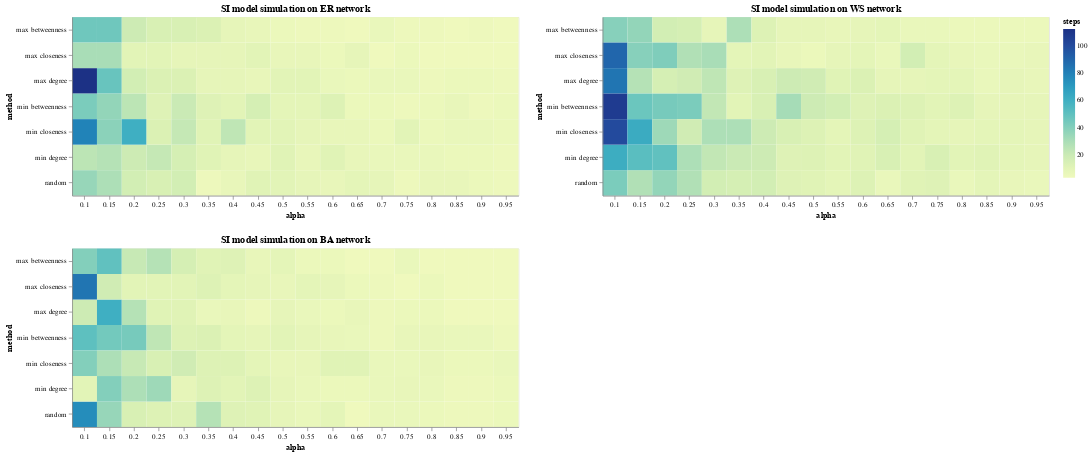

The notebook cell saved with this chart:
### Code cell
def create_heatmap(df: pd.DataFrame, G: Graph):
  """
  Creates a heatmap of the number of steps needed to infect all nodes for each combination of alpha and method.

  Parameters
  ----------
  df : pandas.DataFrame
    The dataframe containing the results of the simulations.
  graph : int
    The index of the graph to be plotted.

  Returns
  -------
  altair.Chart
    The heatmap.
  """

  return alt.Chart(df[df['graph'] == G]).mark_rect().encode(
    x = alt.X('alpha:O', title='alpha', axis=alt.Axis(labelAngle=0)),
    y = alt.Y('method:O', title='method'),
    color = alt.Color('steps:Q', title='steps')
  ).properties(
    width=600,
    height=240,
    title=f'SI model simulation on {G} network'
  )

(create_heatmap(df, 'ER') & create_heatmap(df, 'BA')) | create_heatmap(df, 'WS')

### Figure 1 — Vega-Lite specification as saved in the notebook (floating-point values rounded to 4 significant figures)
{"config": {"view": {"continuousWidth": 300, "continuousHeight": 300}}, "hconcat": [{"vconcat": [{"data": {"name": "data-0d27f244ec0e343953ebcc440aad7907"}, "mark": {"type": "rect"}, "encoding": {"color": {"field": "steps", "title": "steps", "type": "quantitative"}, "x": {"axis": {"labelAngle": 0}, "field": "alpha", "title": "alpha", "type": "ordinal"}, "y": {"field": "method", "title": "method", "type": "ordinal"}}, "height": 240, "title": "SI model simulation on ER network", "width": 600}, {"data": {"name": "data-b9b4f791356befdf4d27be052f926814"}, "mark": {"type": "rect"}, "encoding": {"color": {"field": "steps", "title": "steps", "type": "quantitative"}, "x": {"axis": {"labelAngle": 0}, "field": "alpha", "title": "alpha", "type": "ordinal"}, "y": {"field": "method", "title": "method", "type": "ordinal"}}, "height": 240, "title": "SI model simulation on BA network", "width": 600}]}, {"data": {"name": "data-6db115544862a8461908956def81f6ee"}, "mark": {"type": "rect"}, "encoding": {"color": {"field": "steps", "title": "steps", "type": "quantitative"}, "x": {"axis": {"labelAngle": 0}, "field": "alpha", "title": "alpha", "type": "ordinal"}, "y": {"field": "method", "title": "method", "type": "ordinal"}}, "height": 240, "title": "SI model simulation on WS network", "width": 600}], "$schema": "https://vega.github.io/schema/vega-lite/v5.15.1.json", "datasets": {"data-0d27f244ec0e343953ebcc440aad7907": [{"steps": 35, "graph": "ER", "alpha": 0.1, "method": "random"}, {"steps": 112, "graph": "ER", "alpha": 0.1, "method": "max degree"}, {"steps": 25, "graph": "ER", "alpha": 0.1, "method": "min degree"}, {"steps": 45, "graph": "ER", "alpha": 0.1, "method": "max betweenness"}, {"steps": 42, "graph": "ER", "alpha": 0.1, "method": "min betweenness"}, {"steps": 30, "graph": "ER", "alpha": 0.1, "method": "max closeness"}, {"steps": 79, "graph": "ER", "alpha": 0.1, "method": "min closeness"}, {"steps": 29, "graph": "ER", "alpha": 0.15, "method": "random"}, {"steps": 47, "graph": "ER", "alpha": 0.15, "method": "max degree"}, {"steps": 27, "graph": "ER", "alpha": 0.15, "method": "min degree"}, {"steps": 45, "graph": "ER", "alpha": 0.15, "method": "max betweenness"}, {"steps": 36, "graph": "ER", "alpha": 0.15, "method": "min betweenness"}, {"steps": 30, "graph": "ER", "alpha": 0.15, "method": "max closeness"}, {"steps": 38, "graph": "ER", "alpha": 0.15, "method": "min closeness"}, {"steps": 17, "graph": "ER", "alpha": 0.2, "method": "random"}, {"steps": 17, "graph": "ER", "alpha": 0.2, "method": "max degree"}, {"steps": 19, "graph": "ER", "alpha": 0.2, "method": "min degree"}, {"steps": 19, "graph": "ER", "alpha": 0.2, "method": "max betweenness"}, {"steps": 25, "graph": "ER", "alpha": 0.2, "method": "min betweenness"}, {"steps": 10, "graph": "ER", "alpha": 0.2, "method": "max closeness"}, {"steps": 60, "graph": "ER", "alpha": 0.2, "method": "min closeness"}, {"steps": 15, "graph": "ER", "alpha": 0.25, "method": "random"}, {"steps": 14, "graph": "ER", "alpha": 0.25, "method": "max degree"}, {"steps": 22, "graph": "ER", "alpha": 0.25, "method": "min degree"}, {"steps": 15, "graph": "ER", "alpha": 0.25, "method": "max betweenness"}, {"steps": 12, "graph": "ER", "alpha": 0.25, "method": "min betweenness"}, {"steps": 10, "graph": "ER", "alpha": 0.25, "method": "max closeness"}, {"steps": 14, "graph": "ER", "alpha": 0.25, "method": "min closeness"}, {"steps": 17, "graph": "ER", "alpha": 0.3, "method": "random"}, {"steps": 14, "graph": "ER", "alpha": 0.3, "method": "max degree"}, {"steps": 16, "graph": "ER", "alpha": 0.3, "method": "min degree"}, {"steps": 15, "graph": "ER", "alpha": 0.3, "method": "max betweenness"}, {"steps": 20, "graph": "ER", "alpha": 0.3, "method": "min betweenness"}, {"steps": 8, "graph": "ER", "alpha": 0.3, "method": "max closeness"}, {"steps": 22, "graph": "ER", "alpha": 0.3, "method": "min closeness"}, {"steps": 4, "graph": "ER", "alpha": 0.35, "method": "random"}, {"steps": 8, "graph": "ER", "alpha": 0.35, "method": "max degree"}, {"steps": 11, "graph": "ER", "alpha": 0.35, "method": "min degree"}, {"steps": 14, "graph": "ER", "alpha": 0.35, "method": "max betweenness"}, {"steps": 12, "graph": "ER", "alpha": 0.35, "method": "min betweenness"}, {"steps": 8, "graph": "ER", "alpha": 0.35, "method": "max closeness"}, {"steps": 11, "graph": "ER", "alpha": 0.35, "method": "min closeness"}, {"steps": 7, "graph": "ER", "alpha": 0.4, "method": "random"}, {"steps": 8, "graph": "ER", "alpha": 0.4, "method": "max degree"}, {"steps": 8, "graph": "ER", "alpha": 0.4, "method": "min degree"}, {"steps": 8, "graph": "ER", "alpha": 0.4, "method": "max betweenness"}, {"steps": 10, "graph": "ER", "alpha": 0.4, "method": "min betweenness"}, {"steps": 8, "graph": "ER", "alpha": 0.4, "method": "max closeness"}, {"steps": 24, "graph": "ER", "alpha": 0.4, "method": "min closeness"}, {"steps": 11, "graph": "ER", "alpha": 0.45, "method": "random"}, {"steps": 7, "graph": "ER", "alpha": 0.45, "method": "max degree"}, {"steps": 7, "graph": "ER", "alpha": 0.45, "method": "min degree"}, {"steps": 7, "graph": "ER", "alpha": 0.45, "method": "max betweenness"}, {"steps": 16, "graph": "ER", "alpha": 0.45, "method": "min betweenness"}, {"steps": 10, "graph": "ER", "alpha": 0.45, "method": "max closeness"}, {"steps": 10, "graph": "ER", "alpha": 0.45, "method": "min closeness"}, {"steps": 10, "graph": "ER", "alpha": 0.5, "method": "random"}, {"steps": 10, "graph": "ER", "alpha": 0.5, "method": "max degree"}, {"steps": 11, "graph": "ER", "alpha": 0.5, "method": "min degree"}, {"steps": 5, "graph": "ER", "alpha": 0.5, "method": "max betweenness"}, {"steps": 9, "graph": "ER", "alpha": 0.5, "method": "min betweenness"}, {"steps": 7, "graph": "ER", "alpha": 0.5, "method": "max closeness"}, {"steps": 10, "graph": "ER", "alpha": 0.5, "method": "min closeness"}, {"steps": 8, "graph": "ER", "alpha": 0.55, "method": "random"}, {"steps": 10, "graph": "ER", "alpha": 0.55, "method": "max degree"}, {"steps": 7, "graph": "ER", "alpha": 0.55, "method": "min degree"}, {"steps": 4, "graph": "ER", "alpha": 0.55, "method": "max betweenness"}, {"steps": 9, "graph": "ER", "alpha": 0.55, "method": "min betweenness"}, {"steps": 7, "graph": "ER", "alpha": 0.55, "method": "max closeness"}, {"steps": 8, "graph": "ER", "alpha": 0.55, "method": "min closeness"}, {"steps": 7, "graph": "ER", "alpha": 0.6, "method": "random"}, {"steps": 6, "graph": "ER", "alpha": 0.6, "method": "max degree"}, {"steps": 11, "graph": "ER", "alpha": 0.6, "method": "min degree"}, {"steps": 4, "graph": "ER", "alpha": 0.6, "method": "max betweenness"}, {"steps": 13, "graph": "ER", "alpha": 0.6, "method": "min betweenness"}, {"steps": 5, "graph": "ER", "alpha": 0.6, "method": "max closeness"}, {"steps": 7, "graph": "ER", "alpha": 0.6, "method": "min closeness"}, {"steps": 9, "graph": "ER", "alpha": 0.65, "method": "random"}, {"steps": 5, "graph": "ER", "alpha": 0.65, "method": "max degree"}, {"steps": 7, "graph": "ER", "alpha": 0.65, "method": "min degree"}, {"steps": 3, "graph": "ER", "alpha": 0.65, "method": "max betweenness"}, {"steps": 5, "graph": "ER", "alpha": 0.65, "method": "min betweenness"}, {"steps": 8, "graph": "ER", "alpha": 0.65, "method": "max closeness"}, {"steps": 7, "graph": "ER", "alpha": 0.65, "method": "min closeness"}, {"steps": 8, "graph": "ER", "alpha": 0.7, "method": "random"}, {"steps": 6, "graph": "ER", "alpha": 0.7, "method": "max degree"}, {"steps": 6, "graph": "ER", "alpha": 0.7, "method": "min degree"}, {"steps": 6, "graph": "ER", "alpha": 0.7, "method": "max betweenness"}, {"steps": 5, "graph": "ER", "alpha": 0.7, "method": "min betweenness"}, {"steps": 3, "graph": "ER", "alpha": 0.7, "method": "max closeness"}, {"steps": 5, "graph": "ER", "alpha": 0.7, "method": "min closeness"}, {"steps": 4, "graph": "ER", "alpha": 0.75, "method": "random"}, {"steps": 6, "graph": "ER", "alpha": 0.75, "method": "max degree"}, {"steps": 6, "graph": "ER", "alpha": 0.75, "method": "min degree"}, {"steps": 4, "graph": "ER", "alpha": 0.75, "method": "max betweenness"}, {"steps": 4, "graph": "ER", "alpha": 0.75, "method": "min betweenness"}, {"steps": 5, "graph": "ER", "alpha": 0.75, "method": "max closeness"}, {"steps": 10, "graph": "ER", "alpha": 0.75, "method": "min closeness"}, {"steps": 7, "graph": "ER", "alpha": 0.8, "method": "random"}, {"steps": 4, "graph": "ER", "alpha": 0.8, "method": "max degree"}, {"steps": 6, "graph": "ER", "alpha": 0.8, "method": "min degree"}, {"steps": 4, "graph": "ER", "alpha": 0.8, "method": "max betweenness"}, {"steps": 5, "graph": "ER", "alpha": 0.8, "method": "min betweenness"}, {"steps": 3, "graph": "ER", "alpha": 0.8, "method": "max closeness"}, {"steps": 5, "graph": "ER", "alpha": 0.8, "method": "min closeness"}, {"steps": 7, "graph": "ER", "alpha": 0.85, "method": "random"}, {"steps": 5, "graph": "ER", "alpha": 0.85, "method": "max degree"}, {"steps": 5, "graph": "ER", "alpha": 0.85, "method": "min degree"}, {"steps": 3, "graph": "ER", "alpha": 0.85, "method": "max betweenness"}, {"steps": 7, "graph": "ER", "alpha": 0.85, "method": "min betweenness"}, {"steps": 3, "graph": "ER", "alpha": 0.85, "method": "max closeness"}, {"steps": 6, "graph": "ER", "alpha": 0.85, "method": "min closeness"}, {"steps": 5, "graph": "ER", "alpha": 0.9, "method": "random"}, {"steps": 5, "graph": "ER", "alpha": 0.9, "method": "max degree"}, {"steps": 5, "graph": "ER", "alpha": 0.9, "method": "min degree"}, {"steps": 4, "graph": "ER", "alpha": 0.9, "method": "max betweenness"}, {"steps": 4, "graph": "ER", "alpha": 0.9, "method": "min betweenness"}, {"steps": 3, "graph": "ER", "alpha": 0.9, "method": "max closeness"}, {"steps": 6, "graph": "ER", "alpha": 0.9, "method": "min closeness"}, {"steps": 4, "graph": "ER", "alpha": 0.95, "method": "random"}, {"steps": 4, "graph": "ER", "alpha": 0.95, "method": "max degree"}, {"steps": 4, "graph": "ER", "alpha": 0.95, "method": "min degree"}, {"steps": 3, "graph": "ER", "alpha": 0.95, "method": "max betweenness"}, {"steps": 5, "graph": "ER", "alpha": 0.95, "method": "min betweenness"}, {"steps": 3, "graph": "ER", "alpha": 0.95, "method": "max closeness"}, {"steps": 5, "graph": "ER", "alpha": 0.95, "method": "min closeness"}], "data-b9b4f791356befdf4d27be052f926814": [{"steps": 75, "graph": "BA", "alpha": 0.1, "method": "random"}, {"steps": 19, "graph": "BA", "alpha": 0.1, "method": "max degree"}, {"steps": 10, "graph": "BA", "alpha": 0.1, "method": "min degree"}, {"steps": 40, "graph": "BA", "alpha": 0.1, "method": "max betweenness"}, {"steps": 50, "graph": "BA", "alpha": 0.1, "method": "min betweenness"}, {"steps": 84, "graph": "BA", "alpha": 0.1, "method": "max closeness"}, {"steps": 40, "graph": "BA", "alpha": 0.1, "method": "min closeness"}, {"steps": 35, "graph": "BA", "alpha": 0.15, "method": "random"}, {"steps": 60, "graph": "BA", "alpha": 0.15, "method": "max degree"}, {"steps": 40, "graph": "BA", "alpha": 0.15, "method": "min degree"}, {"steps": 49, "graph": "BA", "alpha": 0.15, "method": "max betweenness"}, {"steps": 44, "graph": "BA", "alpha": 0.15, "method": "min betweenness"}, {"steps": 18, "graph": "BA", "alpha": 0.15, "method": "max closeness"}, {"steps": 29, "graph": "BA", "alpha": 0.15, "method": "min closeness"}, {"steps": 15, "graph": "BA", "alpha": 0.2, "method": "random"}, {"steps": 27, "graph": "BA", "alpha": 0.2, "method": "max degree"}, {"steps": 29, "graph": "BA", "alpha": 0.2, "method": "min degree"}, {"steps": 21, "graph": "BA", "alpha": 0.2, "method": "max betweenness"}, {"steps": 43, "graph": "BA", "alpha": 0.2, "method": "min betweenness"}, {"steps": 10, "graph": "BA", "alpha": 0.2, "method": "max closeness"}, {"steps": 21, "graph": "BA", "alpha": 0.2, "method": "min closeness"}, {"steps": 13, "graph": "BA", "alpha": 0.25, "method": "random"}, {"steps": 11, "graph": "BA", "alpha": 0.25, "method": "max degree"}, {"steps": 33, "graph": "BA", "alpha": 0.25, "method": "min degree"}, {"steps": 27, "graph": "BA", "alpha": 0.25, "method": "max betweenness"}, {"steps": 24, "graph": "BA", "alpha": 0.25, "method": "min betweenness"}, {"steps": 10, "graph": "BA", "alpha": 0.25, "method": "max closeness"}, {"steps": 15, "graph": "BA", "alpha": 0.25, "method": "min closeness"}, {"steps": 12, "graph": "BA", "alpha": 0.3, "method": "random"}, {"steps": 11, "graph": "BA", "alpha": 0.3, "method": "max degree"}, {"steps": 8, "graph": "BA", "alpha": 0.3, "method": "min degree"}, {"steps": 16, "graph": "BA", "alpha": 0.3, "method": "max betweenness"}, {"steps": 13, "graph": "BA", "alpha": 0.3, "method": "min betweenness"}, {"steps": 10, "graph": "BA", "alpha": 0.3, "method": "max closeness"}, {"steps": 18, "graph": "BA", "alpha": 0.3, "method": "min closeness"}, {"steps": 27, "graph": "BA", "alpha": 0.35, "method": "random"}, {"steps": 6, "graph": "BA", "alpha": 0.35, "method": "max degree"}, {"steps": 13, "graph": "BA", "alpha": 0.35, "method": "min degree"}, {"steps": 11, "graph": "BA", "alpha": 0.35, "method": "max betweenness"}, {"steps": 14, "graph": "BA", "alpha": 0.35, "method": "min betweenness"}, {"steps": 13, "graph": "BA", "alpha": 0.35, "method": "max closeness"}, {"steps": 13, "graph": "BA", "alpha": 0.35, "method": "min closeness"}, {"steps": 12, "graph": "BA", "alpha": 0.4, "method": "random"}, {"steps": 7, "graph": "BA", "alpha": 0.4, "method": "max degree"}, {"steps": 10, "graph": "BA", "alpha": 0.4, "method": "min degree"}, {"steps": 12, "graph": "BA", "alpha": 0.4, "method": "max betweenness"}, {"steps": 9, "graph": "BA", "alpha": 0.4, "method": "min betweenness"}, {"steps": 9, "graph": "BA", "alpha": 0.4, "method": "max closeness"}, {"steps": 13, "graph": "BA", "alpha": 0.4, "method": "min closeness"}, {"steps": 11, "graph": "BA", "alpha": 0.45, "method": "random"}, {"steps": 4, "graph": "BA", "alpha": 0.45, "method": "max degree"}, {"steps": 13, "graph": "BA", "alpha": 0.45, "method": "min degree"}, {"steps": 7, "graph": "BA", "alpha": 0.45, "method": "max betweenness"}, {"steps": 8, "graph": "BA", "alpha": 0.45, "method": "min betweenness"}, {"steps": 8, "graph": "BA", "alpha": 0.45, "method": "max closeness"}, {"steps": 9, "graph": "BA", "alpha": 0.45, "method": "min closeness"}, {"steps": 8, "graph": "BA", "alpha": 0.5, "method": "random"}, {"steps": 8, "graph": "BA", "alpha": 0.5, "method": "max degree"}, {"steps": 8, "graph": "BA", "alpha": 0.5, "method": "min degree"}, {"steps": 9, "graph": "BA", "alpha": 0.5, "method": "max betweenness"}, {"steps": 10, "graph": "BA", "alpha": 0.5, "method": "min betweenness"}, {"steps": 7, "graph": "BA", "alpha": 0.5, "method": "max closeness"}, {"steps": 7, "graph": "BA", "alpha": 0.5, "method": "min closeness"}, {"steps": 6, "graph": "BA", "alpha": 0.55, "method": "random"}, {"steps": 6, "graph": "BA", "alpha": 0.55, "method": "max degree"}, {"steps": 6, "graph": "BA", "alpha": 0.55, "method": "min degree"}, {"steps": 5, "graph": "BA", "alpha": 0.55, "method": "max betweenness"}, {"steps": 8, "graph": "BA", "alpha": 0.55, "method": "min betweenness"}, {"steps": 9, "graph": "BA", "alpha": 0.55, "method": "max closeness"}, {"steps": 7, "graph": "BA", "alpha": 0.55, "method": "min closeness"}, {"steps": 9, "graph": "BA", "alpha": 0.6, "method": "random"}, {"steps": 5, "graph": "BA", "alpha": 0.6, "method": "max degree"}, {"steps": 5, "graph": "BA", "alpha": 0.6, "method": "min degree"}, {"steps": 5, "graph": "BA", "alpha": 0.6, "method": "max betweenness"}, {"steps": 7, "graph": "BA", "alpha": 0.6, "method": "min betweenness"}, {"steps": 8, "graph": "BA", "alpha": 0.6, "method": "max closeness"}, {"steps": 11, "graph": "BA", "alpha": 0.6, "method": "min closeness"}, {"steps": 3, "graph": "BA", "alpha": 0.65, "method": "random"}, {"steps": 7, "graph": "BA", "alpha": 0.65, "method": "max degree"}, {"steps": 5, "graph": "BA", "alpha": 0.65, "method": "min degree"}, {"steps": 3, "graph": "BA", "alpha": 0.65, "method": "max betweenness"}, {"steps": 6, "graph": "BA", "alpha": 0.65, "method": "min betweenness"}, {"steps": 5, "graph": "BA", "alpha": 0.65, "method": "max closeness"}, {"steps": 11, "graph": "BA", "alpha": 0.65, "method": "min closeness"}, {"steps": 6, "graph": "BA", "alpha": 0.7, "method": "random"}, {"steps": 4, "graph": "BA", "alpha": 0.7, "method": "max degree"}, {"steps": 6, "graph": "BA", "alpha": 0.7, "method": "min degree"}, {"steps": 3, "graph": "BA", "alpha": 0.7, "method": "max betweenness"}, {"steps": 4, "graph": "BA", "alpha": 0.7, "method": "min betweenness"}, {"steps": 4, "graph": "BA", "alpha": 0.7, "method": "max closeness"}, {"steps": 6, "graph": "BA", "alpha": 0.7, "method": "min closeness"}, {"steps": 6, "graph": "BA", "alpha": 0.75, "method": "random"}, {"steps": 5, "graph": "BA", "alpha": 0.75, "method": "max degree"}, {"steps": 7, "graph": "BA", "alpha": 0.75, "method": "min degree"}, {"steps": 6, "graph": "BA", "alpha": 0.75, "method": "max betweenness"}, {"steps": 7, "graph": "BA", "alpha": 0.75, "method": "min betweenness"}, {"steps": 3, "graph": "BA", "alpha": 0.75, "method": "max closeness"}, {"steps": 6, "graph": "BA", "alpha": 0.75, "method": "min closeness"}, {"steps": 5, "graph": "BA", "alpha": 0.8, "method": "random"}, {"steps": 5, "graph": "BA", "alpha": 0.8, "method": "max degree"}, {"steps": 6, "graph": "BA", "alpha": 0.8, "method": "min degree"}, {"steps": 3, "graph": "BA", "alpha": 0.8, "method": "max betweenness"}, {"steps": 7, "graph": "BA", "alpha": 0.8, "method": "min betweenness"}, {"steps": 5, "graph": "BA", "alpha": 0.8, "method": "max closeness"}, {"steps": 7, "graph": "BA", "alpha": 0.8, "method": "min closeness"}, {"steps": 4, "graph": "BA", "alpha": 0.85, "method": "random"}, {"steps": 3, "graph": "BA", "alpha": 0.85, "method": "max degree"}, {"steps": 4, "graph": "BA", "alpha": 0.85, "method": "min degree"}, {"steps": 3, "graph": "BA", "alpha": 0.85, "method": "max betweenness"}, {"steps": 6, "graph": "BA", "alpha": 0.85, "method": "min betweenness"}, {"steps": 3, "graph": "BA", "alpha": 0.85, "method": "max closeness"}, {"steps": 5, "graph": "BA", "alpha": 0.85, "method": "min closeness"}, {"steps": 4, "graph": "BA", "alpha": 0.9, "method": "random"}, {"steps": 3, "graph": "BA", "alpha": 0.9, "method": "max degree"}, {"steps": 4, "graph": "BA", "alpha": 0.9, "method": "min degree"}, {"steps": 3, "graph": "BA", "alpha": 0.9, "method": "max betweenness"}, {"steps": 6, "graph": "BA", "alpha": 0.9, "method": "min betweenness"}, {"steps": 3, "graph": "BA", "alpha": 0.9, "method": "max closeness"}, {"steps": 5, "graph": "BA", "alpha": 0.9, "method": "min closeness"}, {"steps": 5, "graph": "BA", "alpha": 0.95, "method": "random"}, {"steps": 3, "graph": "BA", "alpha": 0.95, "method": "max degree"}, {"steps": 5, "graph": "BA", "alpha": 0.95, "method": "min degree"}, {"steps": 3, "graph": "BA", "alpha": 0.95, "method": "max betweenness"}, {"steps": 4, "graph": "BA", "alpha": 0.95, "method": "min betweenness"}, {"steps": 3, "graph": "BA", "alpha": 0.95, "method": "max closeness"}, {"steps": 6, "graph": "BA", "alpha": 0.95, "method": "min closeness"}], "data-6db115544862a8461908956def81f6ee": [{"steps": 42, "graph": "WS", "alpha": 0.1, "method": "random"}, {"steps": 84, "graph": "WS", "alpha": 0.1, "method": "max degree"}, {"steps": 61, "graph": "WS", "alpha": 0.1, "method": "min degree"}, {"steps": 39, "graph": "WS", "alpha": 0.1, "method": "max betweenness"}, {"steps": 107, "graph": "WS", "alpha": 0.1, "method": "min betweenness"}, {"steps": 89, "graph": "WS", "alpha": 0.1, "method": "max closeness"}, {"steps": 100, "graph": "WS", "alpha": 0.1, "method": "min closeness"}, {"steps": 28, "graph": "WS", "alpha": 0.15, "method": "random"}, {"steps": 27, "graph": "WS", "alpha": 0.15, "method": "max degree"}, {"steps": 51, "graph": "WS", "alpha": 0.15, "method": "min degree"}, {"steps": 36, "graph": "WS", "alpha": 0.15, "method": "max betweenness"}, {"steps": 46, "graph": "WS", "alpha": 0.15, "method": "min betweenness"}, {"steps": 39, "graph": "WS", "alpha": 0.15, "method": "max closeness"}, {"steps": 62, "graph": "WS", "alpha": 0.15, "method": "min closeness"}, {"steps": 36, "graph": "WS", "alpha": 0.2, "method": "random"}, {"steps": 16, "graph": "WS", "alpha": 0.2, "method": "max degree"}, {"steps": 49, "graph": "WS", "alpha": 0.2, "method": "min degree"}, {"steps": 17, "graph": "WS", "alpha": 0.2, "method": "max betweenness"}, {"steps": 43, "graph": "WS", "alpha": 0.2, "method": "min betweenness"}, {"steps": 41, "graph": "WS", "alpha": 0.2, "method": "max closeness"}, {"steps": 33, "graph": "WS", "alpha": 0.2, "method": "min closeness"}, {"steps": 28, "graph": "WS", "alpha": 0.25, "method": "random"}, {"steps": 18, "graph": "WS", "alpha": 0.25, "method": "max degree"}, {"steps": 29, "graph": "WS", "alpha": 0.25, "method": "min degree"}, {"steps": 16, "graph": "WS", "alpha": 0.25, "method": "max betweenness"}, {"steps": 42, "graph": "WS", "alpha": 0.25, "method": "min betweenness"}, {"steps": 28, "graph": "WS", "alpha": 0.25, "method": "max closeness"}, {"steps": 18, "graph": "WS", "alpha": 0.25, "method": "min closeness"}, {"steps": 17, "graph": "WS", "alpha": 0.3, "method": "random"}, {"steps": 24, "graph": "WS", "alpha": 0.3, "method": "max degree"}, {"steps": 23, "graph": "WS", "alpha": 0.3, "method": "min degree"}, {"steps": 8, "graph": "WS", "alpha": 0.3, "method": "max betweenness"}, {"steps": 23, "graph": "WS", "alpha": 0.3, "method": "min betweenness"}, {"steps": 30, "graph": "WS", "alpha": 0.3, "method": "max closeness"}, {"steps": 29, "graph": "WS", "alpha": 0.3, "method": "min closeness"}, {"steps": 16, "graph": "WS", "alpha": 0.35, "method": "random"}, {"steps": 12, "graph": "WS", "alpha": 0.35, "method": "max degree"}, {"steps": 20, "graph": "WS", "alpha": 0.35, "method": "min degree"}, {"steps": 29, "graph": "WS", "alpha": 0.35, "method": "max betweenness"}, {"steps": 10, "graph": "WS", "alpha": 0.35, "method": "min betweenness"}, {"steps": 9, "graph": "WS", "alpha": 0.35, "method": "max closeness"}, {"steps": 29, "graph": "WS", "alpha": 0.35, "method": "min closeness"}, {"steps": 17, "graph": "WS", "alpha": 0.4, "method": "random"}, {"steps": 15, "graph": "WS", "alpha": 0.4, "method": "max degree"}, {"steps": 19, "graph": "WS", "alpha": 0.4, "method": "min degree"}, {"steps": 13, "graph": "WS", "alpha": 0.4, "method": "max betweenness"}, {"steps": 15, "graph": "WS", "alpha": 0.4, "method": "min betweenness"}, {"steps": 10, "graph": "WS", "alpha": 0.4, "method": "max closeness"}, {"steps": 19, "graph": "WS", "alpha": 0.4, "method": "min closeness"}, {"steps": 12, "graph": "WS", "alpha": 0.45, "method": "random"}, {"steps": 19, "graph": "WS", "alpha": 0.45, "method": "max degree"}, {"steps": 12, "graph": "WS", "alpha": 0.45, "method": "min degree"}, {"steps": 8, "graph": "WS", "alpha": 0.45, "method": "max betweenness"}, {"steps": 31, "graph": "WS", "alpha": 0.45, "method": "min betweenness"}, {"steps": 7, "graph": "WS", "alpha": 0.45, "method": "max closeness"}, {"steps": 15, "graph": "WS", "alpha": 0.45, "method": "min closeness"}, {"steps": 11, "graph": "WS", "alpha": 0.5, "method": "random"}, {"steps": 18, "graph": "WS", "alpha": 0.5, "method": "max degree"}, {"steps": 13, "graph": "WS", "alpha": 0.5, "method": "min degree"}, {"steps": 8, "graph": "WS", "alpha": 0.5, "method": "max betweenness"}, {"steps": 19, "graph": "WS", "alpha": 0.5, "method": "min betweenness"}, {"steps": 5, "graph": "WS", "alpha": 0.5, "method": "max closeness"}, {"steps": 13, "graph": "WS", "alpha": 0.5, "method": "min closeness"}, {"steps": 9, "graph": "WS", "alpha": 0.55, "method": "random"}, {"steps": 11, "graph": "WS", "alpha": 0.55, "method": "max degree"}, {"steps": 10, "graph": "WS", "alpha": 0.55, "method": "min degree"}, {"steps": 7, "graph": "WS", "alpha": 0.55, "method": "max betweenness"}, {"steps": 17, "graph": "WS", "alpha": 0.55, "method": "min betweenness"}, {"steps": 8, "graph": "WS", "alpha": 0.55, "method": "max closeness"}, {"steps": 9, "graph": "WS", "alpha": 0.55, "method": "min closeness"}, {"steps": 13, "graph": "WS", "alpha": 0.6, "method": "random"}, {"steps": 14, "graph": "WS", "alpha": 0.6, "method": "max degree"}, {"steps": 11, "graph": "WS", "alpha": 0.6, "method": "min degree"}, {"steps": 8, "graph": "WS", "alpha": 0.6, "method": "max betweenness"}, {"steps": 12, "graph": "WS", "alpha": 0.6, "method": "min betweenness"}, {"steps": 9, "graph": "WS", "alpha": 0.6, "method": "max closeness"}, {"steps": 13, "graph": "WS", "alpha": 0.6, "method": "min closeness"}, {"steps": 6, "graph": "WS", "alpha": 0.65, "method": "random"}, {"steps": 8, "graph": "WS", "alpha": 0.65, "method": "max degree"}, {"steps": 15, "graph": "WS", "alpha": 0.65, "method": "min degree"}, {"steps": 9, "graph": "WS", "alpha": 0.65, "method": "max betweenness"}, {"steps": 14, "graph": "WS", "alpha": 0.65, "method": "min betweenness"}, {"steps": 6, "graph": "WS", "alpha": 0.65, "method": "max closeness"}, {"steps": 16, "graph": "WS", "alpha": 0.65, "method": "min closeness"}, {"steps": 11, "graph": "WS", "alpha": 0.7, "method": "random"}, {"steps": 8, "graph": "WS", "alpha": 0.7, "method": "max degree"}, {"steps": 10, "graph": "WS", "alpha": 0.7, "method": "min degree"}, {"steps": 6, "graph": "WS", "alpha": 0.7, "method": "max betweenness"}, {"steps": 13, "graph": "WS", "alpha": 0.7, "method": "min betweenness"}, {"steps": 17, "graph": "WS", "alpha": 0.7, "method": "max closeness"}, {"steps": 11, "graph": "WS", "alpha": 0.7, "method": "min closeness"}, {"steps": 12, "graph": "WS", "alpha": 0.75, "method": "random"}, {"steps": 9, "graph": "WS", "alpha": 0.75, "method": "max degree"}, {"steps": 15, "graph": "WS", "alpha": 0.75, "method": "min degree"}, {"steps": 6, "graph": "WS", "alpha": 0.75, "method": "max betweenness"}, {"steps": 10, "graph": "WS", "alpha": 0.75, "method": "min betweenness"}, {"steps": 9, "graph": "WS", "alpha": 0.75, "method": "max closeness"}, {"steps": 9, "graph": "WS", "alpha": 0.75, "method": "min closeness"}, {"steps": 6, "graph": "WS", "alpha": 0.8, "method": "random"}, {"steps": 9, "graph": "WS", "alpha": 0.8, "method": "max degree"}, {"steps": 10, "graph": "WS", "alpha": 0.8, "method": "min degree"}, {"steps": 5, "graph": "WS", "alpha": 0.8, "method": "max betweenness"}, {"steps": 13, "graph": "WS", "alpha": 0.8, "method": "min betweenness"}, {"steps": 7, "graph": "WS", "alpha": 0.8, "method": "max closeness"}, {"steps": 8, "graph": "WS", "alpha": 0.8, "method": "min closeness"}, {"steps": 9, "graph": "WS", "alpha": 0.85, "method": "random"}, {"steps": 6, "graph": "WS", "alpha": 0.85, "method": "max degree"}, {"steps": 11, "graph": "WS", "alpha": 0.85, "method": "min degree"}, {"steps": 5, "graph": "WS", "alpha": 0.85, "method": "max betweenness"}, {"steps": 8, "graph": "WS", "alpha": 0.85, "method": "min betweenness"}, {"steps": 6, "graph": "WS", "alpha": 0.85, "method": "max closeness"}, {"steps": 9, "graph": "WS", "alpha": 0.85, "method": "min closeness"}, {"steps": 7, "graph": "WS", "alpha": 0.9, "method": "random"}, {"steps": 8, "graph": "WS", "alpha": 0.9, "method": "max degree"}, {"steps": 9, "graph": "WS", "alpha": 0.9, "method": "min degree"}, {"steps": 5, "graph": "WS", "alpha": 0.9, "method": "max betweenness"}, {"steps": 8, "graph": "WS", "alpha": 0.9, "method": "min betweenness"}, {"steps": 6, "graph": "WS", "alpha": 0.9, "method": "max closeness"}, {"steps": 9, "graph": "WS", "alpha": 0.9, "method": "min closeness"}, {"steps": 6, "graph": "WS", "alpha": 0.95, "method": "random"}, {"steps": 7, "graph": "WS", "alpha": 0.95, "method": "max degree"}, {"steps": 8, "graph": "WS", "alpha": 0.95, "method": "min degree"}, {"steps": 5, "graph": "WS", "alpha": 0.95, "method": "max betweenness"}, {"steps": 8, "graph": "WS", "alpha": 0.95, "method": "min betweenness"}, {"steps": 7, "graph": "WS", "alpha": 0.95, "method": "max closeness"}, {"steps": 8, "graph": "WS", "alpha": 0.95, "method": "min closeness"}]}}
